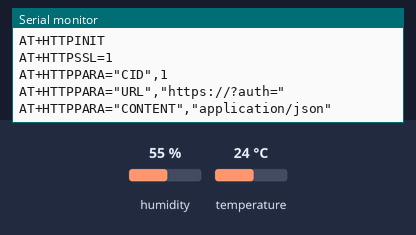
Simulated run of this sketch. Board: ESP32. Parts: the last lines printed to the serial monitor. The test bench sets the inputs (shaded band); at power-on: temperature 24 °C, humidity 55 %. The modem accepts every AT command (registered, SIM ready, sends succeed) and sends nothing else.

Above: at 6.6 s.
6.7 s: temperature set to 7 °C
At 20.9 s:
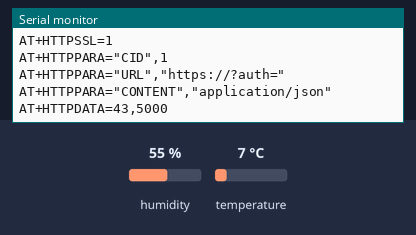
39.8 s: humidity set to 40 %
At 45.3 s:
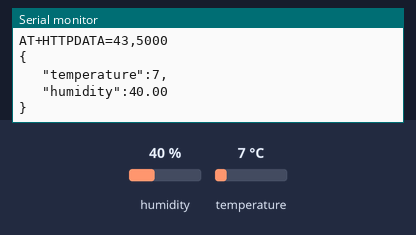

The sketch:

InsertDataFirebase.ino
```cpp
#include <DHT11.h>
#include "esp_task_wdt.h"

#define DTH11_PIN 2       //Pin 2: Sensor DHT11

DHT11 dht11(DTH11_PIN);

bool validateConfig;

unsigned long measurementTime = 0; //Contador para envio mensaje
unsigned long tiempoPrevioMSN;     //Contador para control envio mensaje

float temp,hum,currentHum;
long currentTemp;

int err;
String data, dato;
String protocol, uri, auth;

void setup() {

  Serial.begin(115200);
  Serial2.begin(115200);

  disableCore1WDT();

  measurementTime = 20000; // 20 segundos

  //Finalizar sesión HTTP
  enviarComandoAT("AT+HTTPTERM", "OK", 3000);

  //Cierra la sesión GPRS si esta activa.
  enviarComandoAT("AT+SAPBR=0,1", "OK", 3000);

    /**
  **Valida si el SIM800L se concecto correctamente a la red movil
  **Descomentar la siguiente linea de codigo "sendAtConectionRed()" si se requiere validar esta accion.
  **/
  //sendAtConectionRed();

  protocol= "https";
  uri= "";
  auth= "";

  // Configura el tipo de conexión a GPRS
  enviarComandoAT("AT+SAPBR=3,1,\"CONTYPE\",\"GPRS\"", "OK", 3000);

  // Configura la APN para la conexión GPRS
  enviarComandoAT("AT+SAPBR=3,1,\"APN\",\"internet.comcel.com.co\"", "OK", 3000);

  Serial.println("Start!...");
  delay(5000);
}

void loop() {

  while (!validateConfig) {
    bool answer = false;
    answer = enviarComandoAT("AT+SAPBR=1,1", "OK", 2000); //Activa la conexión GPRS
    if (answer) {
      answer = enviarComandoAT("AT+HTTPINIT", "OK", 2000); //Inicia el servicio HTTP en el SIM800L
      if(answer){
        answer = enviarComandoAT("AT+HTTPSSL=1", "OK", 2000); //Se configura que es una solicitud HTTPS
        if (answer) {
          answer = enviarComandoAT("AT+HTTPPARA=\"CID\",1", "OK", 4000); //Configura el Context Identifier (CID) para la conexión HTTP
          if (answer) {
            Serial2.println("AT+HTTPPARA=\"URL\",\"" + protocol + "://" + uri + "?auth=" + auth + "\"");
            Serial.println("AT+HTTPPARA=\"URL\",\"" + protocol + "://" + uri + "?auth=" + auth + "\"");
            enviarComandoAT("AT+HTTPPARA=\"CONTENT\",\"application/json\"", "OK", 2000);
            validateConfig = true;
          }
        }else{
          enviarComandoAT("AT+HTTPTERM", "OK", 2000);
        }
      } else {
        enviarComandoAT("AT+HTTPTERM", "OK", 2000);
      }
    } else {
      enviarComandoAT("AT+SAPBR=0,1", "OK", 2000);
    }
  }

  unsigned long tiempoActualMSN = millis(); //Inicio contador
  if ((unsigned long)(tiempoActualMSN - tiempoPrevioMSN) >= measurementTime) {

    if((err=dht11.read(hum, temp))==0){
      currentHum = hum,2;
      currentTemp = temp,2;
    }else{
      Serial.println();
      Serial.print("Error No :");
      Serial.print(err);
      Serial.println();
    }

    // Crear el JSON con formato de saltos de línea y espacios
    String jsonPayload = "{\n   \"temperature\":" + String(currentTemp) + ",\n   \"humidity\":" + String(currentHum) + "\n}";

    //enviarComandoAT("AT+HTTPDATA=43,5000", "DOWNLOAD", 5000);
    Serial2.print("AT+HTTPDATA=");
    Serial.print("AT+HTTPDATA=");
    Serial2.print(jsonPayload.length());
    Serial.print(jsonPayload.length());
    Serial2.println(",5000"); // Tiempo máximo de 5 segundos para enviar los datos
    Serial.println(",5000");
    enviarComandoAT("", "", 4000);

    // Enviar el JSON
    Serial2.println(jsonPayload);
    Serial.println(jsonPayload);
    delay(2000);

    Serial2.println("AT+HTTPACTION=1"); //Se realizará una solicitud HTTPS POST
    Serial.println("AT+HTTPACTION=1");
    enviarComandoAT("", "", 8000);

    bool answer = false;
    answer = enviarComandoAT("AT+HTTPREAD", "name", 4000);
    if(answer){
      Serial.println("Datos guardados correctamente.");
      currentHum = 0; currentTemp = 0; answer = false;
    }else{
      Serial.println("No se pudo guardar los datos.");
    }

    tiempoPrevioMSN = tiempoActualMSN;
  }

}

//================================
//CONFIG SIM800L
void sendAtConectionRed() {

  bool answerAtConectionRed = false;
  int errorAtConectionRed = 0;
  while ( !answerAtConectionRed ) {
    answerAtConectionRed = enviarComandoAT("AT+CREG?", "+CREG: 0,1", 1000) || enviarComandoAT("AT+CREG?", "+CREG: 0,5", 1000);
    errorAtConectionRed++;
    if (errorAtConectionRed > 8) {
      errorAtConectionRed = 0;
      delay(2000);
      Serial.println("Reiniciando SIM800L...");
      enviarComandoAT("AT+CFUN=1,1", "OK", 6000); //Activa el módulo SIM800L en su modo completo y lo reinicia
      delay(4000);
    }

    if (answerAtConectionRed) {
      errorAtConectionRed = 0;
      enviarComandoAT("AT", "OK", 1000);
    }
  }
}

bool enviarComandoAT(char* comandoAT, char* respEsperada, unsigned int retardo) {
  uint8_t x = 0;
  bool responde = false;
  char respuesta[100];
  unsigned long anterior;

  memset(respuesta, '\0', 100);    // Borra el contenido del array
  delay(100);

  while (Serial2.available() > 0)
    Serial2.read();                  // Limpie el buffer de entrada

  if (comandoAT[0] != '\0') {
    Serial2.println(comandoAT);  // Enviar comando AT
    Serial.println(comandoAT);   // Mostrar comando por serial
  }

  x = 0;
  anterior = millis();

  // Este bucle espera la respuesta
  do {
    if (Serial2.available() != 0) {  // Si hay datos en el búfer de entrada de UART, léalo y verifica la respuesta
      respuesta[x] = Serial2.read();
      //          Serial.print(respuesta[x]);
      x++;
      if (strstr(respuesta, respEsperada) != NULL) {   //Verificar si la respuesta deseada (OK)
        responde = true;                               //está en la respuesta del módulo
      }
    }
  } while ((!responde) && ((millis() - anterior) < retardo));   // Espera la respuesta con tiempo de espera

  return responde;
}
```

Measured:
- after the input at 6.7 s, the serial monitor: prints a new line after 13.3 s (image 1)
- after the input at 39.8 s, the serial monitor: prints a new line after 4.3 s (image 2)
